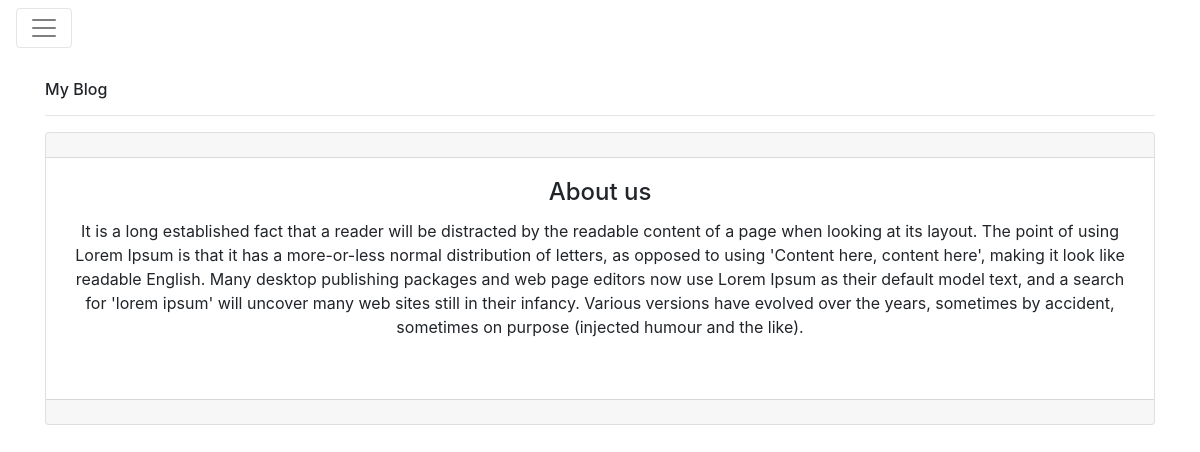
Page /pages/about-us/ on the committed database.
### Blog/models.py (models this page shows, shortened)
class Pages(models.Model):
    title = models.CharField(max_length=300)
    body = models.TextField()
    slug = models.SlugField(unique=True, blank=True, max_length=200)

### Blog/views.py (the view)
# urls.py: url(r'^pages/(?P<page_slug>[\w\-]+)/$', views.pages, name='pages'),
def pages(request, page_slug):
    menupage = Pages.objects.all()
    pages = Pages.objects.get(slug=page_slug)
    args = {}
    args['onepage']=pages
    args['pages'] = menupage
    return render(request, 'page.html', args)

### templates/page.html (shortened to what this page needs)
{% extends 'base.html' %}
{% block body %}
<Br><h6>My Blog</h6><hr>
<div class="card text-center">
  <div class="card-header">
  </div>
  <div class="card-body">
    <h4 class="card-title"> {{ onepage.title }}</h4>
    <p class="card-text">
        {% autoescape off %}
        {{ onepage.body }}</p>
       {% endautoescape %}
<br>
  </div>
  <div class="card-footer text-muted">
  </div>
</div>
    <br><br>
{% endblock %}

### rows in the picture
Pages: title "About us", body "It is a long established fact that a reader will be distracted by the readable content of a page when looking at its layout. The point of using Lorem Ipsum is that it has a more-or-less normal distribution of letters, as opposed to using 'Content here, content here', making it look like readable English. Many desktop publishing packages and web page editors now use Lorem Ipsum as their default model text, and a search for 'lorem ipsum' will uncover many web sites still in their infancy. Various versions have evolved over the years, sometimes by accident, sometimes on purpose (injected humour and the like)."
